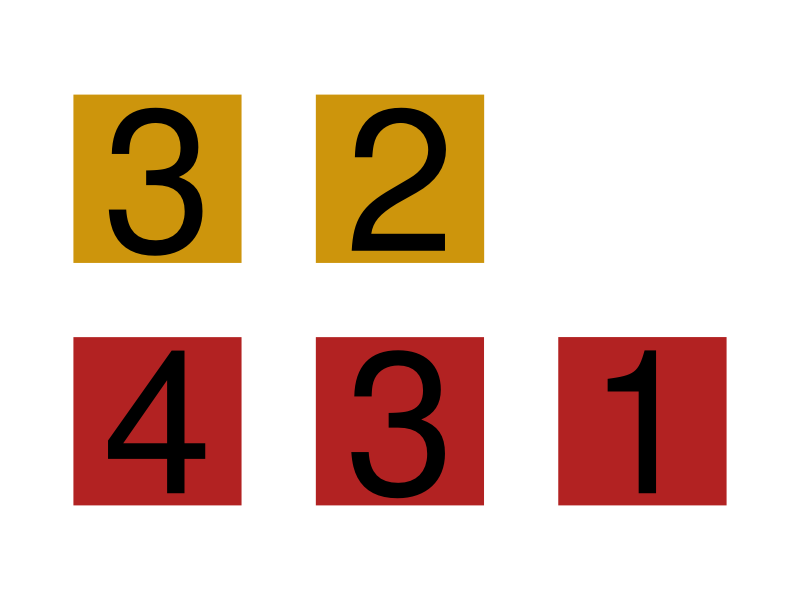
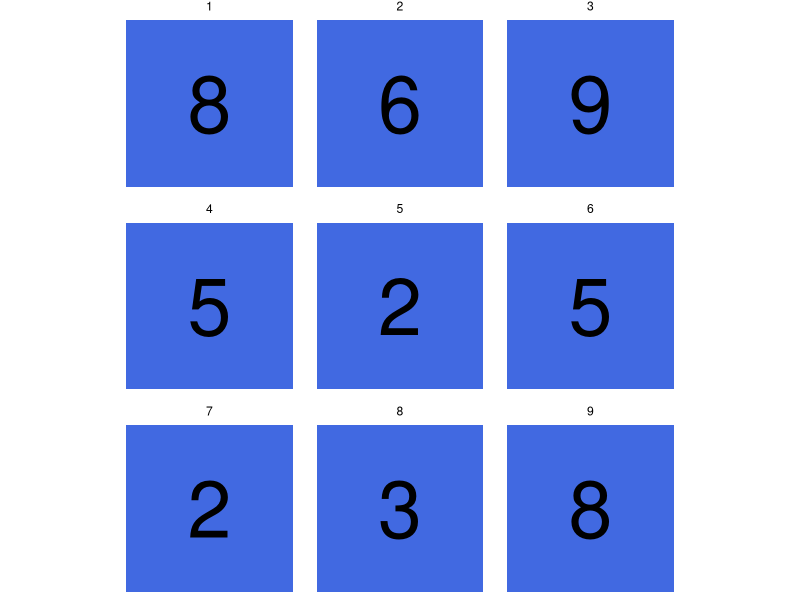
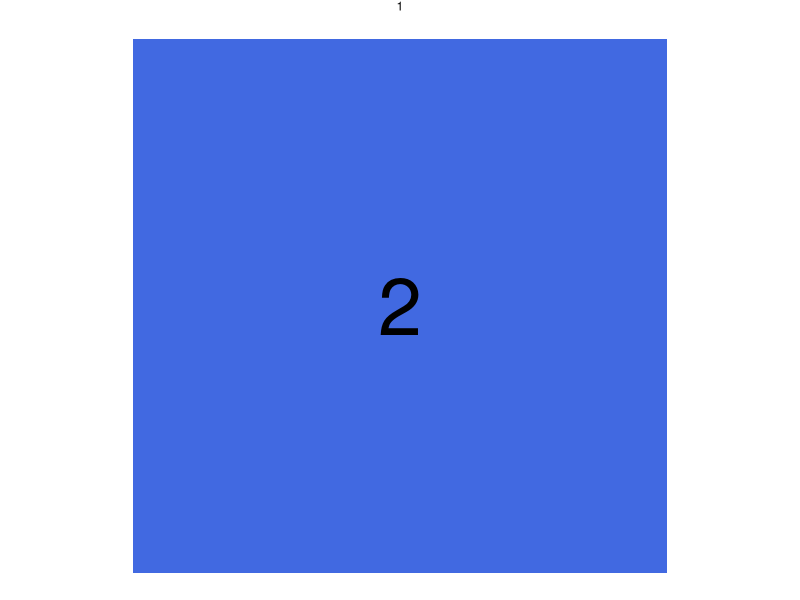

Reproduce these figures in R, in order.
library(ggplot2)
library(dplyr)
library(tidyr)
library(glue)

jogar_dado <- function(n_ataque, n_defesa, n_lados = 6) {
	
	ataque <- tibble(
		Tipo = "Ataque",
		valor = sort(round(runif(n = n_ataque, min = 1, max = n_lados)), decreasing = TRUE),
		n_dado = 1:n_ataque
	)
	
	defesa <- tibble(
		Tipo = "Defesa",
		valor = sort(round(runif(n = n_defesa, min = 1, max = n_lados)), decreasing = TRUE),
		n_dado = 1:n_defesa
	)
	
	df <- rbind(ataque, defesa)
	
	ggplot(
		df,
		aes(x =n_dado,
				y = Tipo,
				fill = Tipo)
	) + 
		geom_tile(color = "white", size = 25) +
		geom_text(aes(label = valor), size = 50) +
		scale_fill_manual(values = c("firebrick", "darkgoldenrod3")) +
		coord_equal() +
		theme_void() + 
		theme(legend.position = "none")
	
}

jogar_dado(3,2)

dados <- function(n_dados, n_lados) {

	df <- tibble(
		numero_dados = 1:n_dados,
		valor = round(runif(n = n_dados, min = 1, max = n_lados))
	)
	
	ggplot(df,
				 aes(
				 	x = 1,
				 	y = 1, 
				 )) +
		geom_tile(size = 5, fill = "royalblue") +
		geom_text(aes(label = valor), size = 20) +
		facet_wrap(~numero_dados, ncol = 3) +
		theme_void() + 
		coord_equal()
}

dados(9,10)

dados(1, 6)
